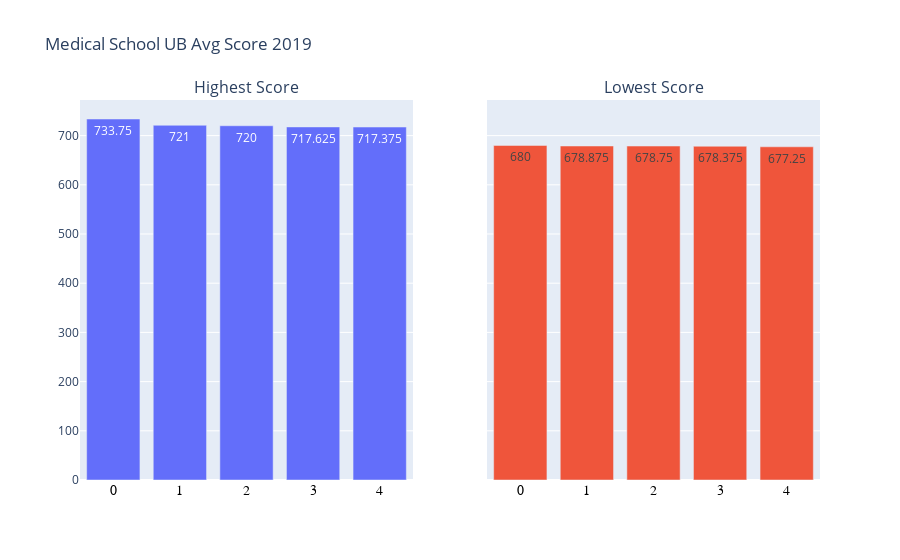

Notebook source saved alongside this figure:
### Code cell
fig = make_subplots(rows=1, cols=2, shared_yaxes=True,subplot_titles=('Highest Score','Lowest Score'))

fig.add_trace(
    go.Bar(y=df_univ_braw_dokter.loc[:,'average_score',].iloc[:5],name='Highest Score',text=df_univ_braw_dokter.loc[:,'average_score'].iloc[:5]),
    row=1, col=1
)

fig.add_trace(
    go.Bar(y=df_univ_braw_dokter.loc[:,'average_score'].iloc[-5:],name='Lowest Score',text=df_univ_braw_dokter.loc[:,'average_score'].iloc[-5:]),
    row=1, col=2,
)
fig.update_layout(title_text='Medical School UB Avg Score 2019',showlegend=False,)
fig.update_xaxes(tickangle=0, tickfont=dict(family='Rockwell', color='black', size=14))

### Figure 1 — Plotly figure (JSON) as saved in the notebook; plotly's stock layout.template omitted (floating-point values rounded to 4 significant figures)
{"data": [{"name": "Highest Score", "text": [733.8, 721, 720, 717.6, 717.4], "type": "bar", "xaxis": "x", "y": [733.8, 721, 720, 717.6, 717.4], "yaxis": "y"}, {"name": "Lowest Score", "text": [680, 678.9, 678.8, 678.4, 677.2], "type": "bar", "xaxis": "x2", "y": [680, 678.9, 678.8, 678.4, 677.2], "yaxis": "y2"}], "layout": {"annotations": [{"font": {"size": 16}, "showarrow": false, "text": "Highest Score", "x": 0.225, "xanchor": "center", "xref": "paper", "y": 1, "yanchor": "bottom", "yref": "paper"}, {"font": {"size": 16}, "showarrow": false, "text": "Lowest Score", "x": 0.775, "xanchor": "center", "xref": "paper", "y": 1, "yanchor": "bottom", "yref": "paper"}], "showlegend": false, "title": {"text": "Medical School UB Avg Score 2019"}, "xaxis": {"anchor": "y", "domain": [0, 0.45], "tickangle": 0, "tickfont": {"color": "black", "family": "Rockwell", "size": 14}}, "xaxis2": {"anchor": "y2", "domain": [0.55, 1], "tickangle": 0, "tickfont": {"color": "black", "family": "Rockwell", "size": 14}}, "yaxis": {"anchor": "x", "domain": [0, 1]}, "yaxis2": {"anchor": "x2", "domain": [0, 1], "matches": "y", "showticklabels": false}}}
